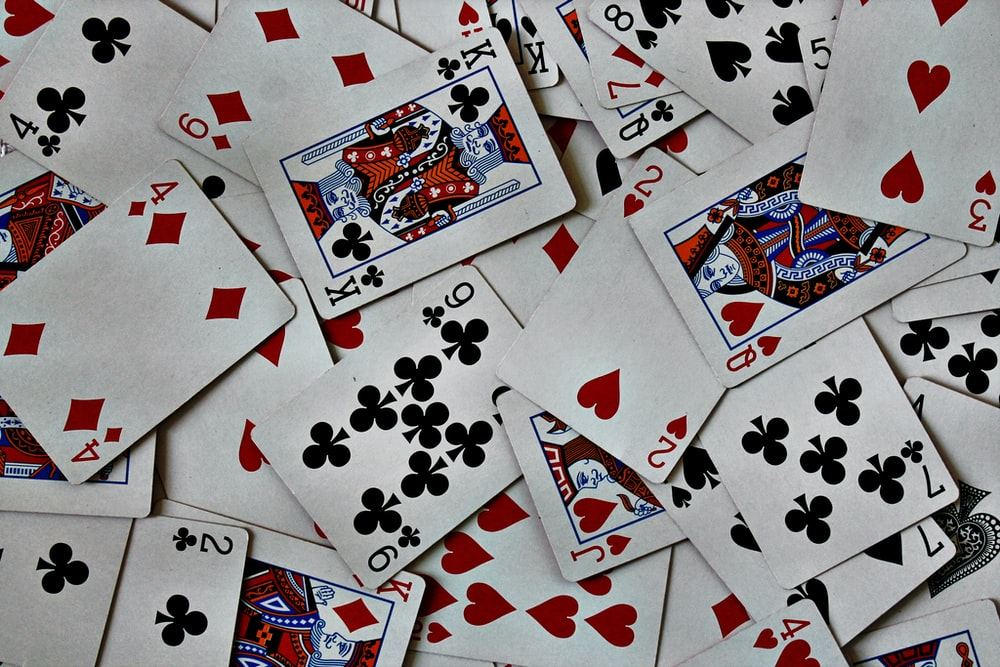
#> input picture projects/cards.jpeg, 1000 x 667 px, given in place of car.mp4, which was not available
$ python '18 - Lines detection with Hough Transform.py'
#> lines starting #> are read from the running program, lines starting #| are printed output that depends on the picture; after the words box and inside, x2 and y2 are one past the last pixel; in counts of white or black regions, pixels touching at a corner belong together; pictures that were not available may be replaced by others from this repository, and a replacement may not be noted
import cv2 as cv
import numpy as np

video = cv.VideoCapture("resources/car.mp4")


while True:
    ret, frame = video.read()
#> frame is the input picture: shape (667, 1000, 3); mean B, G, R 137.1, 136, 140.8

    # resizing video frame
    frame = cv.resize(frame,(600,600))
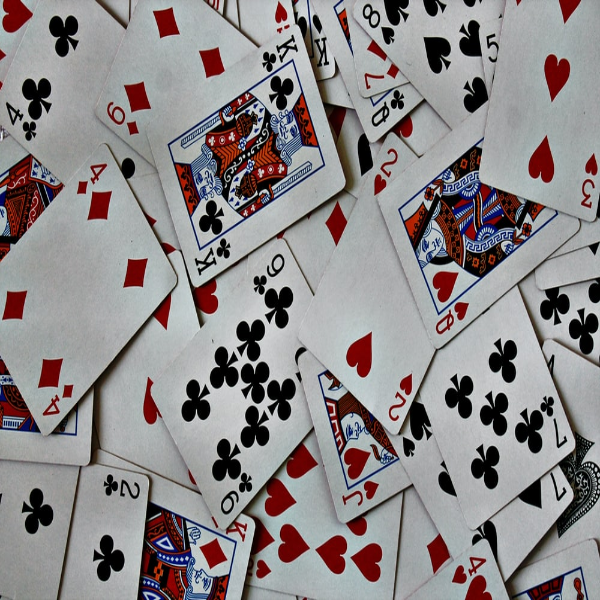
#> frame: shape (600, 600, 3); mean B, G, R 136.9, 135.9, 140.7

    hsv = cv.cvtColor(frame, cv.COLOR_BGR2HSV)
#> hsv: shape (600, 600, 3); mean H, S, V 77.1, 43.8, 146.4

    #Values to capture the color white
    minB = np.array([0,0,168])
    maxB = np.array([172,111,255])
    mask = cv.inRange(hsv,minB,maxB)
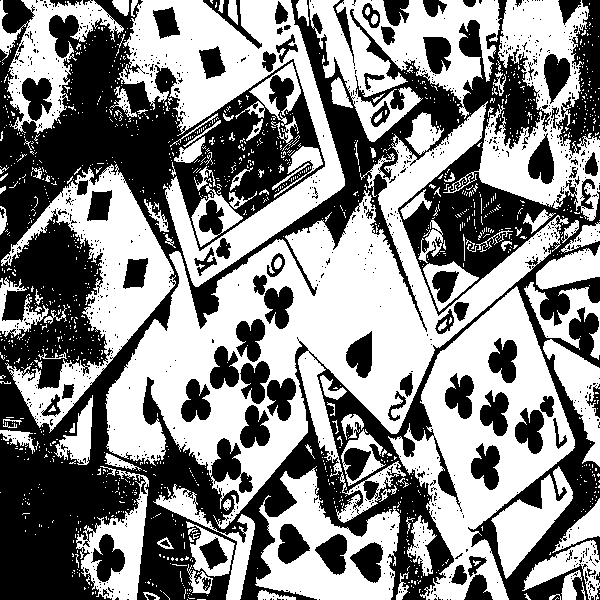
#> mask: shape (600, 600); 53.2% white; 994 black regions (911 under 20 px), largest, box (x1, y1, x2, y2) and area: (0, 0, 600, 600) 134249, (556, 0, 600, 155) 3337, (91, 534, 125, 582) 919
    edges = cv.Canny(mask, 75,150)
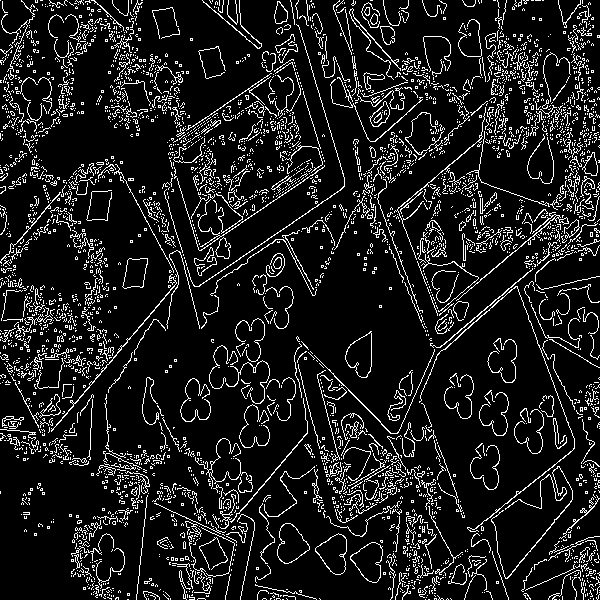
#> edges: shape (600, 600); 11.3% white in thin lines or dots

    lines = cv.HoughLinesP(edges, 1,
                           np.pi/180,
                           50,
                           maxLineGap=50)
#> lines = 433 rows, first 6: [425, 326, 594, 184], [144, 594, 595, 216], [169, 270, 559, 7], [0, 492, 407, 7], [73, 561, 515, 35], [25, 403, 593, 19]

    if lines is not None:
        for line in lines:
            x1,y1,x2,y2 = line[0]

            cv.line(frame, (x1,y1),(x2,y2),(0,255,0), 5)
#> this loop made 433 passes
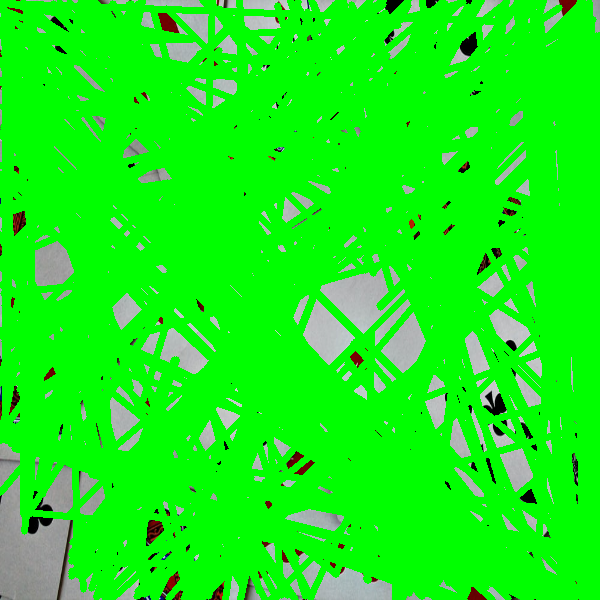
#> frame: shape (600, 600, 3); mean B, G, R 20.9, 240.8, 21.2

    cv.imshow("frame", frame)
    cv.imshow("mask", mask)
    cv.imshow("hsv", hsv)

    key = cv.waitKey(1)
#> (key Esc is pressed here)
    if key == 27:
        break

video.release()
cv.destroyAllWindows()
